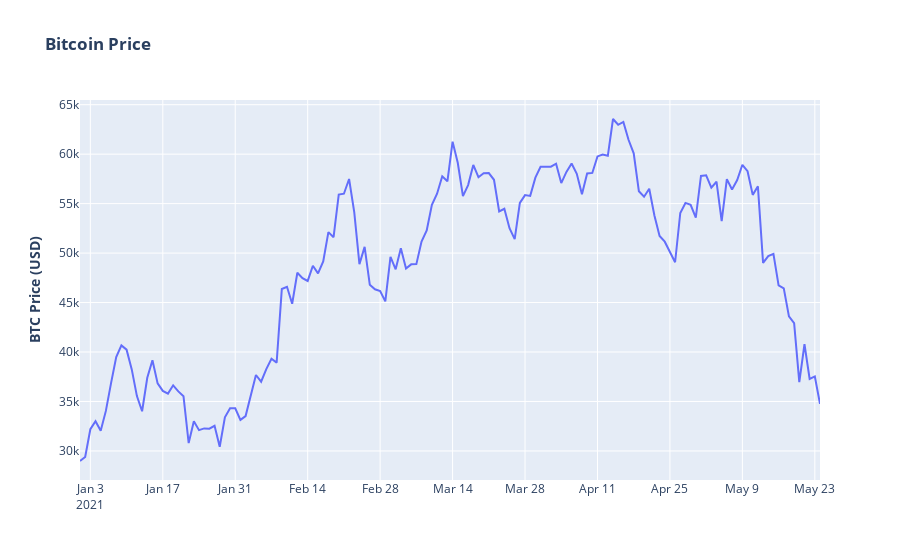

Notebook source saved alongside this figure:
### Code cell
from plotly.offline import download_plotlyjs, init_notebook_mode, plot, iplot
import plotly.graph_objs as go




trace1 = go.Scatter(
            x=df_chartdata.index,
            y=df_chartdata['price'],
            mode='lines',
            name='Original Price'
            )
layout = dict(
                title='<b>Bitcoin Price</b>',
                yaxis=dict(title='<b>BTC Price (USD)</b>')
            )
pdata = [trace1]
fig = dict(data=pdata, layout=layout)
iplot(fig, filename="Time Series with Rangeslider")

### Figure 1 — Plotly figure (JSON) as saved in the notebook; plotly's stock layout.template omitted (floating-point values rounded to 4 significant figures; data arrays with more than 128 entries replaced by an {"elided": "..."} marker saying what was removed)
{"data": [{"mode": "lines", "name": "Original Price", "type": "scatter", "x": {"elided": "144 str values"}, "y": {"elided": "144 float values"}}], "layout": {"title": {"text": "<b>Bitcoin Price</b>"}, "yaxis": {"title": {"text": "<b>BTC Price (USD)</b>"}}}}
